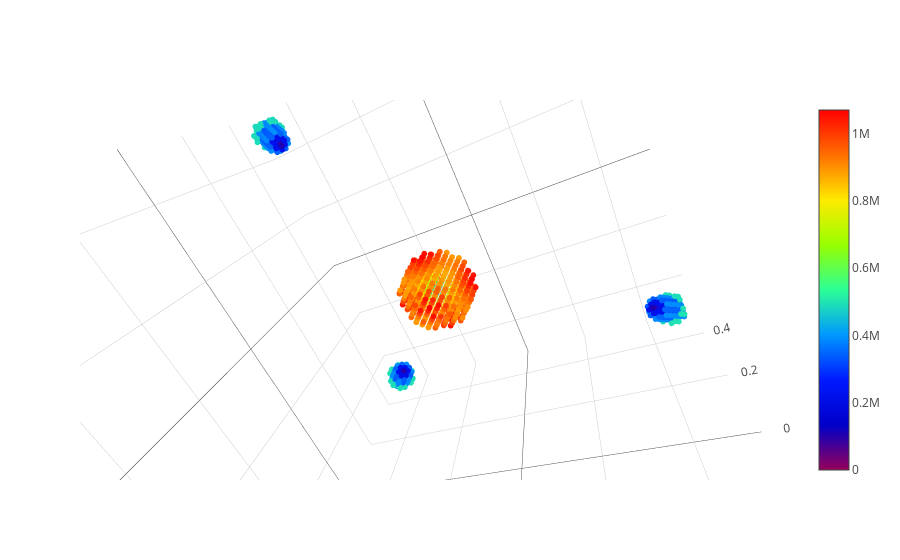

Write notebook code for a chart like this one.
### Code cell
trace1 = go.Scatter3d(
    x=cart_kpts_df['kx [1/A]'].values/(2*np.pi/(a)),
    y=cart_kpts_df['ky [1/A]'].values/(2*np.pi/(a)),
    z=cart_kpts_df['kz [1/A]'].values/(2*np.pi/(a)),
    mode='markers',
    marker=dict(
        size=2,
        color=cart_kpts_df['v_mag [m/s]'],
        colorscale='Rainbow',
        showscale=True,
        opacity=1
    )
)

trace2 = go.Scatter

data = [trace1]
layout = go.Layout(
                    scene = dict(
                    xaxis = dict(
                        title='kx',titlefont = dict(family='Oswald, monospace',size=18)),
                    yaxis = dict(
                        title='ky',titlefont = dict(family='Oswald, monospace',size=18)),
                    zaxis = dict(
                        title='kz',titlefont = dict(family='Oswald, monospace',size=18)),))
fig = go.Figure(data=data, layout=layout)
py.iplot(fig, filename='simple-3d-scatter')

### Figure 1 — Plotly figure (JSON) as saved in the notebook; plotly's stock layout.template omitted (floating-point values rounded to 4 significant figures; data arrays with more than 128 entries replaced by an {"elided": "..."} marker saying what was removed)
{"data": [{"marker": {"color": {"elided": "2213 float values"}, "colorscale": "Rainbow", "opacity": 1, "showscale": true, "size": 2}, "mode": "markers", "type": "scatter3d", "uid": "c05bf4f7-bae5-4ee7-b507-7f3c42a358d9", "x": {"elided": "2213 float values"}, "y": {"elided": "2213 float values"}, "z": {"elided": "2213 float values"}}], "layout": {"autosize": true, "dragmode": "zoom", "scene": {"aspectmode": "auto", "aspectratio": {"x": 1, "y": 1, "z": 1}, "camera": {"center": {"x": 0, "y": 0, "z": 0}, "eye": {"x": -0.8052, "y": -0.3231, "z": 0.3139}, "projection": {"type": "perspective"}, "up": {"x": 0.4447, "y": -0.2824, "z": 0.85}}, "dragmode": "orbit", "xaxis": {"title": {"font": {"family": "Oswald, monospace", "size": 18}, "text": "kx"}, "type": "linear"}, "yaxis": {"title": {"font": {"family": "Oswald, monospace", "size": 18}, "text": "ky"}, "type": "linear"}, "zaxis": {"title": {"font": {"family": "Oswald, monospace", "size": 18}, "text": "kz"}, "type": "linear"}}}}
